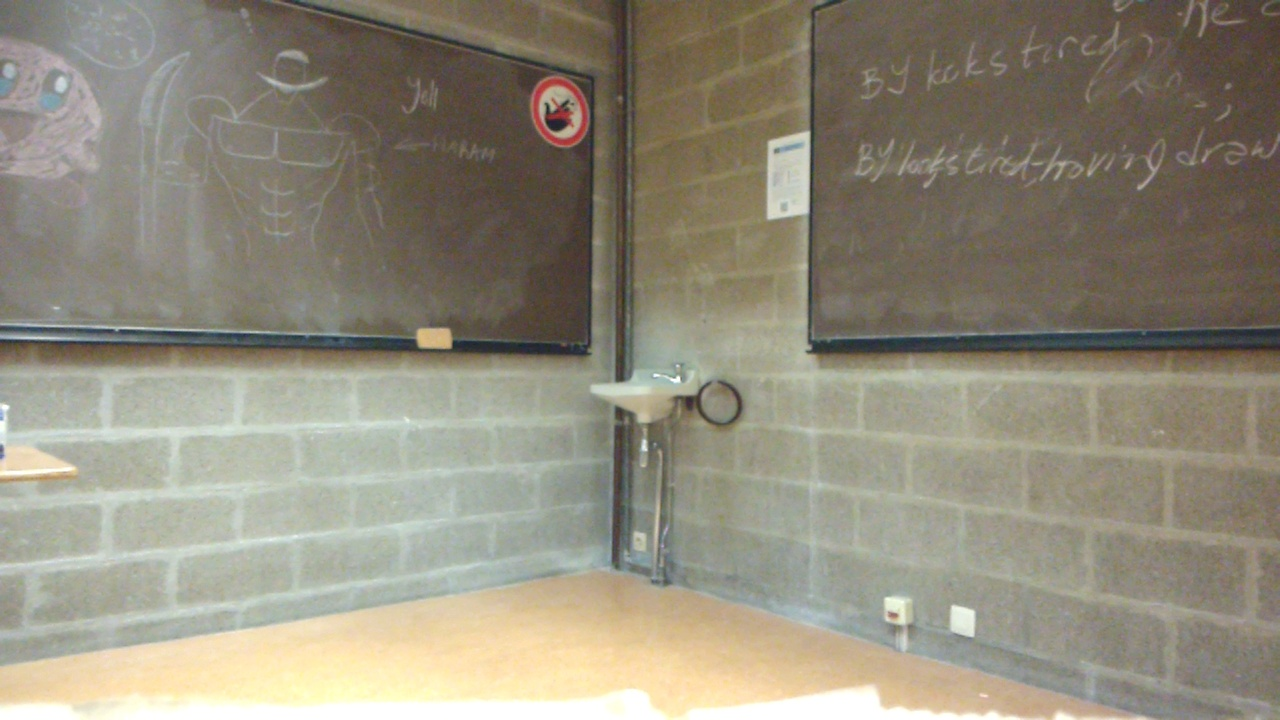
#> input picture image1.jpg, 1280 x 720 px
$ jupyter execute panorama.ipynb
#> lines starting #> are read from the running program, lines starting #| are printed output that depends on the picture
[cell 1]
import cv2
import numpy as np

img1 = cv2.imread('image1.jpg')
#> img1 is the input picture: shape (720, 1280, 3); mean B, G, R 124.1, 140.3, 146
img2 = cv2.imread('image2.jpg')
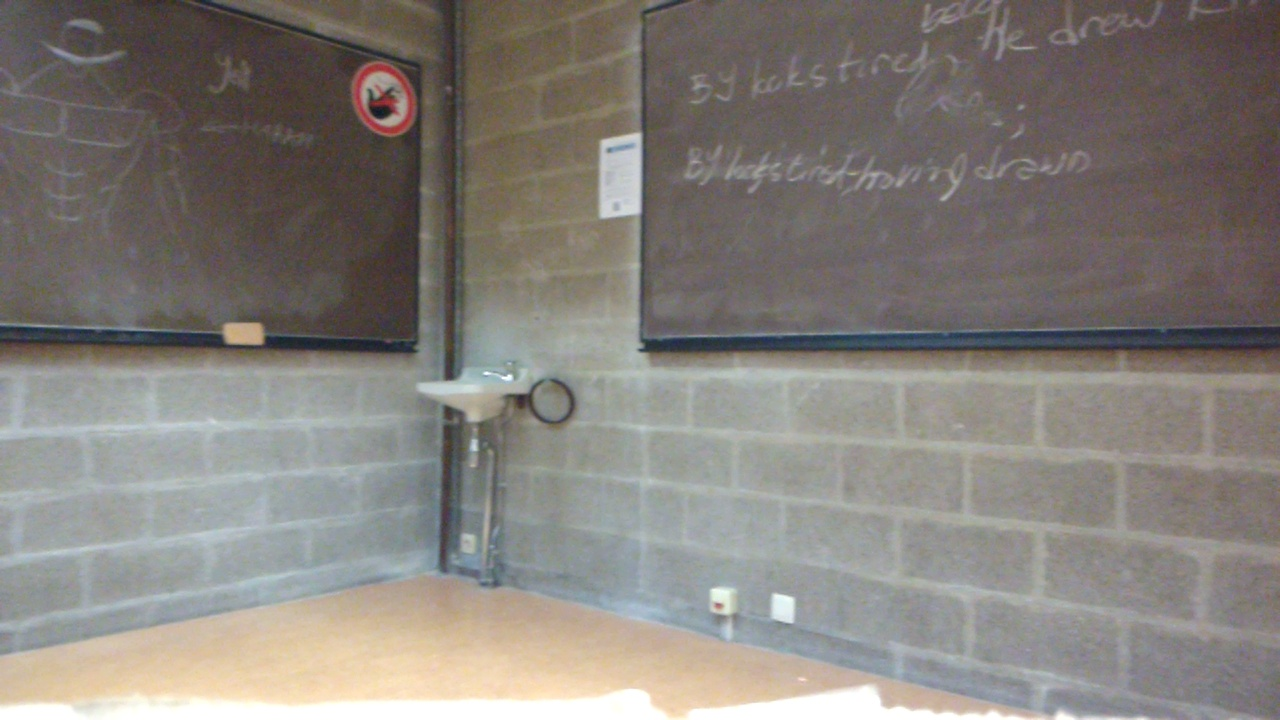
#> input picture image2.jpg, 1280 x 720 px
#> img2 is the input picture: shape (720, 1280, 3); mean B, G, R 123, 128, 133.1
img3 = cv2.imread('image3.jpg')
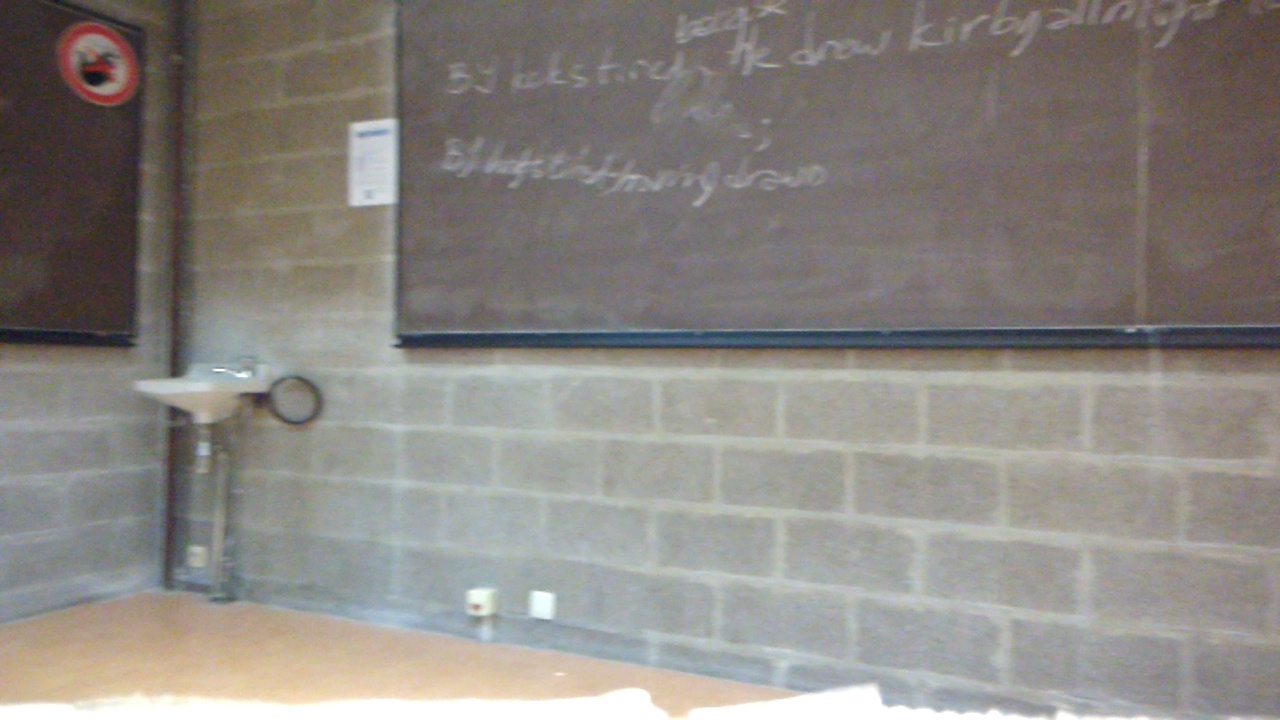
#> input picture image3.jpg, 1280 x 720 px
#> img3 is the input picture: shape (720, 1280, 3); mean B, G, R 129.3, 134.2, 138.4

# Create a rotation matrix that will rotate the images so that the features in the images are aligned horizontally
M1 = cv2.getRotationMatrix2D((img1.shape[1]/2, img1.shape[0]/2), 90, 1)
M2 = cv2.getRotationMatrix2D((img2.shape[1]/2, img2.shape[0]/2), 180, 1)
M3 = cv2.getRotationMatrix2D((img3.shape[1]/2, img3.shape[0]/2), 270, 1)

img1 = cv2.warpAffine(img1, M1, (img1.shape[1], img1.shape[0]))
img2 = cv2.warpAffine(img2, M2, (img2.shape[1], img2.shape[0]))
img3 = cv2.warpAffine(img3, M3, (img3.shape[1], img3.shape[0]))
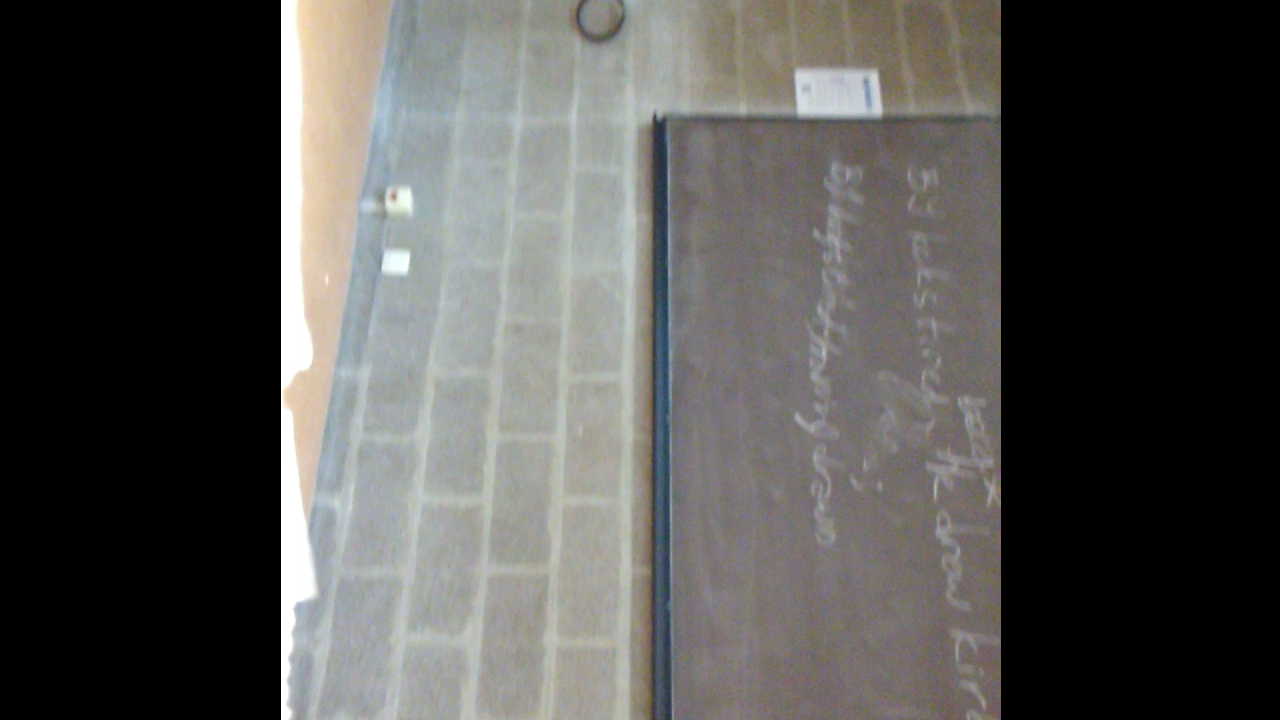
#> img3: shape (720, 1280, 3); mean B, G, R 79.9, 82.1, 82.9

# Compute the perspective transformation that will map the images to a cylindrical surface
h, w = img1.shape[:2]
#> h = 720; w = 1280
dst = cv2.getPerspectiveTransform(np.float32([[0, 0], [w, 0], [w, h], [0, h]]), np.float32([[0, 0], [w, 0], [w, h], [0, h]]))
#> dst = [[1, 0, 0], [0, 1, 0], [0, 0, 1]]

# Warp the images to the cylindrical surface
img1 = cv2.warpPerspective(img1, dst, (w, h))
img2 = cv2.warpPerspective(img2, dst, (w, h))
img3 = cv2.warpPerspective(img3, dst, (w, h))

# Blend the overlapping areas of the images
panorama = cv2.addWeighted(img1, 0.5, img2, 0.5, 0)
panorama = cv2.addWeighted(panorama, 0.5, img3, 0.5, 0)

cv2.imshow('panorama', panorama)
cv2.waitKey(0)
cv2.destroyAllWindows()

[cell 2]
import cv2
import glob
import numpy as np

# Create an empty array to hold the transformed images
transformed_images = []

# Loop through the images
for image in ['image1.jpg', 'image2.jpg', 'image3.jpg']:
    # Read the image
    img = cv2.imread(image)

    # Convert the image to grayscale
    gray = cv2.cvtColor(img, cv2.COLOR_BGR2GRAY)
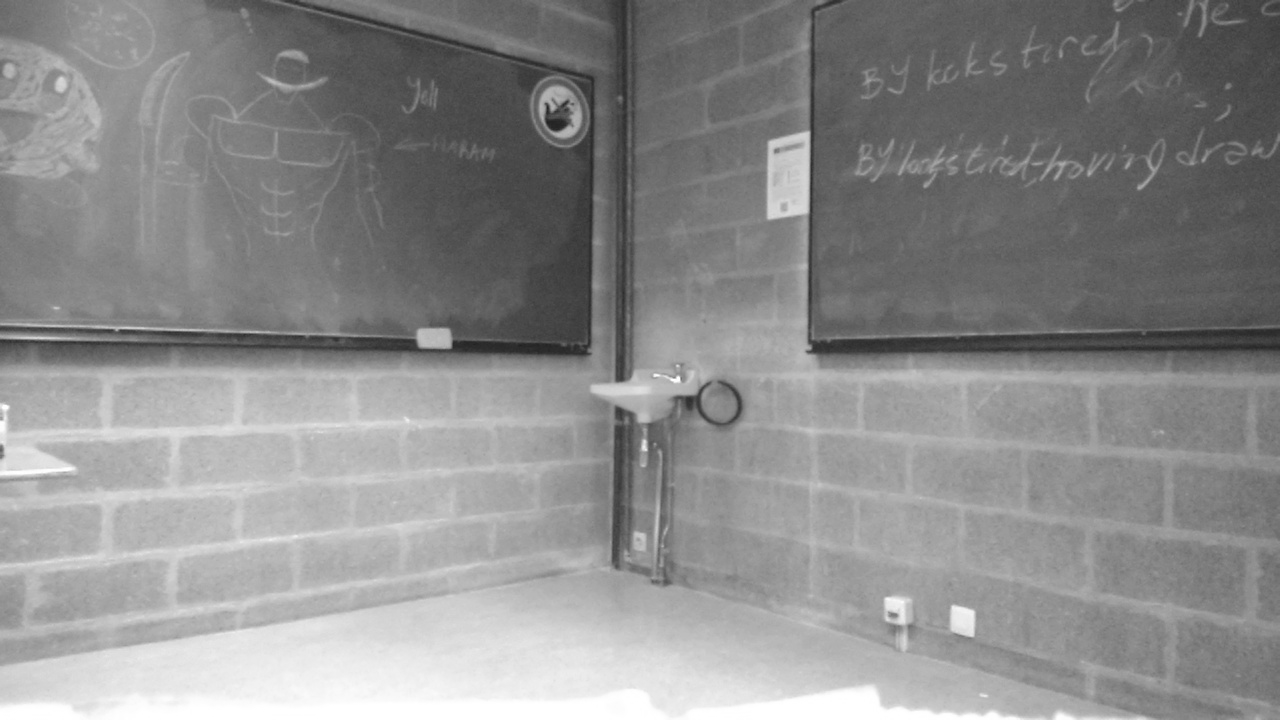
#> gray: shape (720, 1280); min 31, max 255, mean 140.1

    # Detect the features in the image using ORB
    orb = cv2.ORB_create()
    kp1, des1 = orb.detectAndCompute(gray, None)
#> kp1 = 500 keypoints; strongest (x, y, size): (678, 377, 31), (803, 134, 92.6), (551, 107, 53.6), (620, 376, 111.1)

    # Create a mask to draw the features on
    mask = np.zeros((img.shape[0], img.shape[1], 3), dtype=np.uint8)

    # Loop through the other images
    for other_image in ['image1.jpg', 'image2.jpg', 'image3.jpg']:
        if other_image == image:
            continue

        # Read the other image
        img2 = cv2.imread(other_image)

        # Convert the other image to grayscale
        gray2 = cv2.cvtColor(img2, cv2.COLOR_BGR2GRAY)

        # Detect the features in the other image using ORB
        kp2, des2 = orb.detectAndCompute(gray2, None)

        # Use brute force to find the matches between the two images
        bf = cv2.BFMatcher(cv2.NORM_HAMMING, crossCheck=True)
        matches = bf.match(des1, des2)

        # Sort the matches by distance
        matches = sorted(matches, key=lambda x: x.distance)

        # Take the top N matches
        N = 50
        matches = matches[:N]

        # Get the coordinates of the matches
        pts1 = np.array([kp1[m.queryIdx].pt for m in matches]).reshape(-1, 1, 2)
        pts2 = np.array([kp2[m.trainIdx].pt for m in matches]).reshape(-1, 1, 2)

        # Find the transformation matrix using the matches
        H, _ = cv2.findHomography(pts1, pts2, cv2.RANSAC)

        # Warp the image using the transformation matrix
        img_warped = cv2.warpPerspective(img, H, (img.shape[1], img.shape[0]))

        # Add the transformed image to the list of transformed images
        transformed_images.append(img_warped)

# Combine the transformed images into a single panorama
panorama = cv2.hconcat(transformed_images)
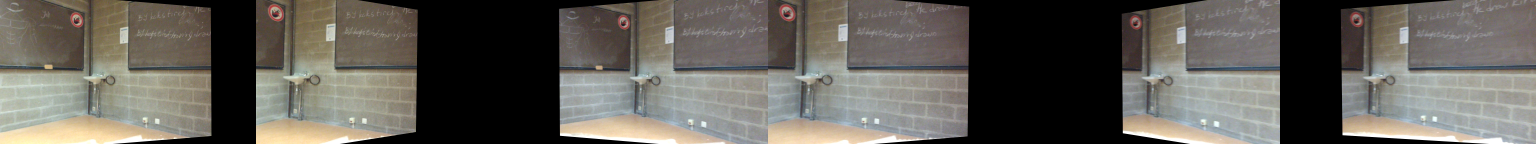
#> panorama: shape (720, 7680, 3) (shown at 1/5 size); mean B, G, R 88.7, 95.3, 98.6

# Save the resulting panorama
cv2.imwrite("panorama.jpg", panorama)
